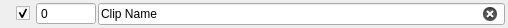
<?xml version="1.0" encoding="UTF-8"?>
<ui version="4.0">
 <class>Form</class>
 <widget class="QWidget" name="Form">
  <property name="geometry">
   <rect>
    <x>0</x>
    <y>0</y>
    <width>508</width>
    <height>28</height>
   </rect>
  </property>
  <property name="sizePolicy">
   <sizepolicy hsizetype="Minimum" vsizetype="Minimum">
    <horstretch>0</horstretch>
    <verstretch>0</verstretch>
   </sizepolicy>
  </property>
  <property name="minimumSize">
   <size>
    <width>0</width>
    <height>28</height>
   </size>
  </property>
  <property name="maximumSize">
   <size>
    <width>16777215</width>
    <height>28</height>
   </size>
  </property>
  <property name="windowTitle">
   <string>Form</string>
  </property>
  <property name="autoFillBackground">
   <bool>false</bool>
  </property>
  <layout class="QHBoxLayout" name="horizontalLayout">
   <property name="spacing">
    <number>2</number>
   </property>
   <property name="leftMargin">
    <number>16</number>
   </property>
   <property name="topMargin">
    <number>0</number>
   </property>
   <property name="rightMargin">
    <number>3</number>
   </property>
   <property name="bottomMargin">
    <number>0</number>
   </property>
   <item>
    <widget class="QCheckBox" name="isRender">
     <property name="maximumSize">
      <size>
       <width>18</width>
       <height>16777215</height>
      </size>
     </property>
     <property name="font">
      <font>
       <pointsize>9</pointsize>
       <strikeout>false</strikeout>
      </font>
     </property>
     <property name="layoutDirection">
      <enum>Qt::LeftToRight</enum>
     </property>
     <property name="autoFillBackground">
      <bool>false</bool>
     </property>
     <property name="text">
      <string/>
     </property>
     <property name="checked">
      <bool>true</bool>
     </property>
     <property name="tristate">
      <bool>false</bool>
     </property>
    </widget>
   </item>
   <item>
    <widget class="QSpinBox" name="frame">
     <property name="maximumSize">
      <size>
       <width>60</width>
       <height>16777215</height>
      </size>
     </property>
     <property name="buttonSymbols">
      <enum>QAbstractSpinBox::NoButtons</enum>
     </property>
     <property name="minimum">
      <number>-99999</number>
     </property>
     <property name="maximum">
      <number>99999</number>
     </property>
    </widget>
   </item>
   <item>
    <widget class="QLineEdit" name="clipName">
     <property name="sizePolicy">
      <sizepolicy hsizetype="Preferred" vsizetype="Fixed">
       <horstretch>0</horstretch>
       <verstretch>0</verstretch>
      </sizepolicy>
     </property>
     <property name="text">
      <string>Clip Name</string>
     </property>
     <property name="readOnly">
      <bool>false</bool>
     </property>
     <property name="clearButtonEnabled">
      <bool>true</bool>
     </property>
    </widget>
   </item>
  </layout>
 </widget>
 <resources/>
 <connections/>
</ui>
